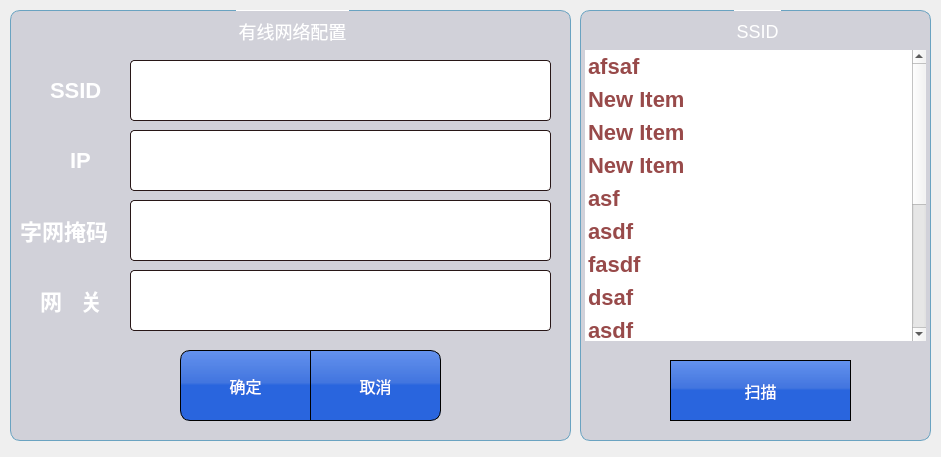
<?xml version="1.0" encoding="UTF-8"?>
<ui version="4.0">
 <class>DialogNetSetWlan</class>
 <widget class="QDialog" name="DialogNetSetWlan">
  <property name="geometry">
   <rect>
    <x>0</x>
    <y>0</y>
    <width>941</width>
    <height>457</height>
   </rect>
  </property>
  <property name="windowTitle">
   <string>Dialog</string>
  </property>
  <property name="styleSheet">
   <string notr="true">QPushButton {
	border: 1px solid  rgb(0, 0, 0);
	border-radius: 0px;
	background-color: qlineargradient(spread:pad, x1:1, y1:1, x2:1, y2:0, stop:0.505682 rgba(35, 97, 222, 247), stop:0.539773 rgba(61, 114, 223, 247), stop:1 rgba(93, 142, 239, 238));
	color: rgb(255, 255, 255);
	font: 16px;
}
QLabel { font:bold 22px;	color: rgb(255, 255, 255);}
QRadioButton {font:bold 22px;	color: rgb(255, 255, 255); }
QGroupBox::title {
  subcontrol-origin: margin;
  subcontrol-position: top center;
  padding-top: 10px;  
  border-top: 1px solid rgb(255, 255, 255);
  font:bold 24pt;
  color: rgb(255, 255, 255);
}
QLineEdit {
font: bold 32px; 
background-color: rgb(255, 255, 255);
border-radius: 4px;
border: 1px solid rgba(39, 22, 22, 254);
}
QGroupBox {
font: 75 18px;
background-color: rgba(85, 85, 127, 50);
border-radius: 10px;
border: 1px solid rgb(106, 163, 193);
}</string>
  </property>
  <widget class="QGroupBox" name="groupBox">
   <property name="geometry">
    <rect>
     <x>10</x>
     <y>10</y>
     <width>561</width>
     <height>431</height>
    </rect>
   </property>
   <property name="styleSheet">
    <string notr="true"/>
   </property>
   <property name="title">
    <string>有线网络配置</string>
   </property>
   <widget class="QLabel" name="label">
    <property name="geometry">
     <rect>
      <x>60</x>
      <y>130</y>
      <width>61</width>
      <height>41</height>
     </rect>
    </property>
    <property name="text">
     <string>IP</string>
    </property>
   </widget>
   <widget class="QLabel" name="label_2">
    <property name="geometry">
     <rect>
      <x>10</x>
      <y>200</y>
      <width>111</width>
      <height>41</height>
     </rect>
    </property>
    <property name="text">
     <string>字网掩码</string>
    </property>
   </widget>
   <widget class="QLabel" name="label_3">
    <property name="geometry">
     <rect>
      <x>30</x>
      <y>270</y>
      <width>91</width>
      <height>41</height>
     </rect>
    </property>
    <property name="text">
     <string>网   关</string>
    </property>
   </widget>
   <widget class="QLineEdit" name="lineEdit_MyIP">
    <property name="geometry">
     <rect>
      <x>120</x>
      <y>120</y>
      <width>421</width>
      <height>61</height>
     </rect>
    </property>
   </widget>
   <widget class="QLineEdit" name="lineEdit_MyMask">
    <property name="geometry">
     <rect>
      <x>120</x>
      <y>190</y>
      <width>421</width>
      <height>61</height>
     </rect>
    </property>
   </widget>
   <widget class="QLineEdit" name="lineEdit_MyGateway">
    <property name="geometry">
     <rect>
      <x>120</x>
      <y>260</y>
      <width>421</width>
      <height>61</height>
     </rect>
    </property>
   </widget>
   <widget class="QPushButton" name="bt_save_netconfig">
    <property name="geometry">
     <rect>
      <x>170</x>
      <y>340</y>
      <width>131</width>
      <height>71</height>
     </rect>
    </property>
    <property name="focusPolicy">
     <enum>Qt::NoFocus</enum>
    </property>
    <property name="styleSheet">
     <string notr="true">border-top-left-radius:10px;
border-bottom-left-radius:10px;</string>
    </property>
    <property name="text">
     <string>确定</string>
    </property>
   </widget>
   <widget class="QPushButton" name="bt_cancel_netconfig">
    <property name="geometry">
     <rect>
      <x>300</x>
      <y>340</y>
      <width>131</width>
      <height>71</height>
     </rect>
    </property>
    <property name="focusPolicy">
     <enum>Qt::NoFocus</enum>
    </property>
    <property name="styleSheet">
     <string notr="true">border-top-right-radius:10px;
border-bottom-right-radius:10px;</string>
    </property>
    <property name="text">
     <string>取消</string>
    </property>
   </widget>
   <widget class="QLineEdit" name="lineEdit_MyIP_2">
    <property name="geometry">
     <rect>
      <x>120</x>
      <y>50</y>
      <width>421</width>
      <height>61</height>
     </rect>
    </property>
   </widget>
   <widget class="QLabel" name="label_4">
    <property name="geometry">
     <rect>
      <x>40</x>
      <y>60</y>
      <width>71</width>
      <height>41</height>
     </rect>
    </property>
    <property name="text">
     <string>SSID</string>
    </property>
   </widget>
  </widget>
  <widget class="QGroupBox" name="groupBox_2">
   <property name="geometry">
    <rect>
     <x>580</x>
     <y>10</y>
     <width>351</width>
     <height>431</height>
    </rect>
   </property>
   <property name="styleSheet">
    <string notr="true"/>
   </property>
   <property name="title">
    <string>SSID</string>
   </property>
   <widget class="QListWidget" name="listWidget">
    <property name="geometry">
     <rect>
      <x>5</x>
      <y>40</y>
      <width>341</width>
      <height>291</height>
     </rect>
    </property>
    <property name="styleSheet">
     <string notr="true">QListWidget::Item{	
	color: rgb(152, 74, 74);
	font:bold 32px;
	padding-top:4px; 
   padding-bottom:4px;
 }
QListWidget{border:0px solid gray; color:black; font:bold 22px;}</string>
    </property>
    <item>
     <property name="text">
      <string>afsaf</string>
     </property>
    </item>
    <item>
     <property name="text">
      <string>New Item</string>
     </property>
    </item>
    <item>
     <property name="text">
      <string>New Item</string>
     </property>
    </item>
    <item>
     <property name="text">
      <string>New Item</string>
     </property>
    </item>
    <item>
     <property name="text">
      <string>asf</string>
     </property>
    </item>
    <item>
     <property name="text">
      <string>asdf</string>
     </property>
    </item>
    <item>
     <property name="text">
      <string>fasdf</string>
     </property>
    </item>
    <item>
     <property name="text">
      <string>dsaf</string>
     </property>
    </item>
    <item>
     <property name="text">
      <string>asdf</string>
     </property>
    </item>
    <item>
     <property name="text">
      <string>sadf</string>
     </property>
    </item>
    <item>
     <property name="text">
      <string>asf</string>
     </property>
    </item>
    <item>
     <property name="text">
      <string>New Item</string>
     </property>
    </item>
    <item>
     <property name="text">
      <string>New Item</string>
     </property>
    </item>
    <item>
     <property name="text">
      <string>New Item</string>
     </property>
    </item>
    <item>
     <property name="text">
      <string>New Item</string>
     </property>
    </item>
   </widget>
   <widget class="QPushButton" name="pushButton_Scan">
    <property name="geometry">
     <rect>
      <x>90</x>
      <y>350</y>
      <width>181</width>
      <height>61</height>
     </rect>
    </property>
    <property name="focusPolicy">
     <enum>Qt::NoFocus</enum>
    </property>
    <property name="text">
     <string>扫描</string>
    </property>
   </widget>
  </widget>
 </widget>
 <resources/>
 <connections/>
</ui>
